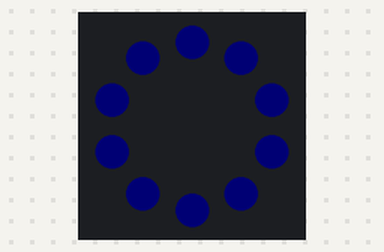
The program below on a simulated Circuit Playground running CircuitPython. On the bench: the board's ring of 10 RGB LEDs (number 0 left of the top, counting anticlockwise). Dim RGB values are drawn brighter than linear.

Above: at 0.11 s.
At 2.8 s:
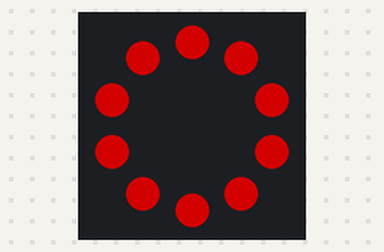

The program:

text3.py
```python
# Use the 10 NeoPixels on Circuit Playground Express via the
#   Adafruit neopixel library
import time
import neopixel
import board

# Set up the 10 Circuit Playground Express NeoPixels half bright
CPX_pixels = neopixel.NeoPixel(board.NEOPIXEL, 10, brightness=0.5)

# slowly power up via blue color
for i in range(50):
    CPX_pixels.fill((0, 0, i))
    time.sleep(0.05)

# blast off!
CPX_pixels.fill((255, 0, 0))

while True:
    # pulse effect
    for i in range(255, 0, -5):
        CPX_pixels.fill((i, 0, 0))
    for i in range(0, 255, 5):
        CPX_pixels.fill((i, 0, 0))
```
